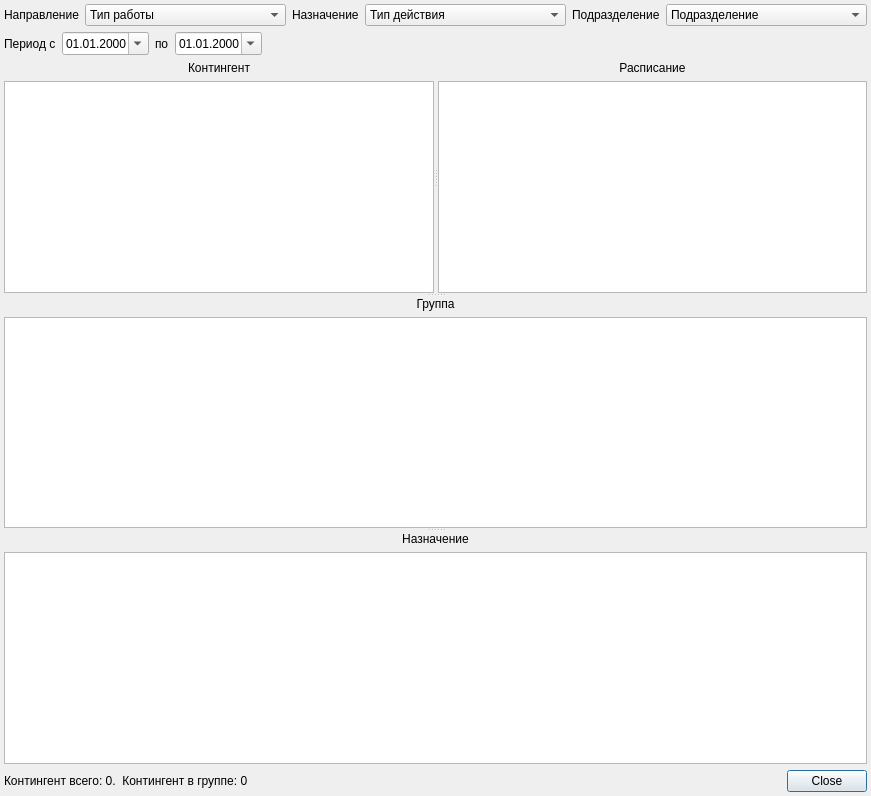
<?xml version="1.0" encoding="UTF-8"?>
<ui version="4.0">
 <class>GroupJobAppointmentDialog</class>
 <widget class="QDialog" name="GroupJobAppointmentDialog">
  <property name="geometry">
   <rect>
    <x>0</x>
    <y>0</y>
    <width>871</width>
    <height>796</height>
   </rect>
  </property>
  <property name="windowTitle">
   <string>Групповое назначение</string>
  </property>
  <layout class="QGridLayout" name="gridLayout_5">
   <property name="margin">
    <number>4</number>
   </property>
   <item row="0" column="0" colspan="2">
    <layout class="QHBoxLayout" name="horizontalLayout_2">
     <item>
      <widget class="QLabel" name="label_3">
       <property name="text">
        <string>Направление</string>
       </property>
      </widget>
     </item>
     <item>
      <widget class="CRBComboBox" name="cmbJobType">
       <property name="sizePolicy">
        <sizepolicy hsizetype="Expanding" vsizetype="Fixed">
         <horstretch>0</horstretch>
         <verstretch>0</verstretch>
        </sizepolicy>
       </property>
       <item>
        <property name="text">
         <string>Тип работы</string>
        </property>
       </item>
      </widget>
     </item>
     <item>
      <widget class="QLabel" name="label_6">
       <property name="text">
        <string>Назначение</string>
       </property>
      </widget>
     </item>
     <item>
      <widget class="CActionTypeComboBoxEx" name="cmbActionType">
       <property name="sizePolicy">
        <sizepolicy hsizetype="Expanding" vsizetype="Fixed">
         <horstretch>0</horstretch>
         <verstretch>0</verstretch>
        </sizepolicy>
       </property>
       <item>
        <property name="text">
         <string>Тип действия</string>
        </property>
       </item>
      </widget>
     </item>
     <item>
      <widget class="QLabel" name="label_7">
       <property name="text">
        <string>Подразделение</string>
       </property>
      </widget>
     </item>
     <item>
      <widget class="COrgStructureComboBox" name="cmbOrgStructure">
       <property name="sizePolicy">
        <sizepolicy hsizetype="Expanding" vsizetype="Fixed">
         <horstretch>0</horstretch>
         <verstretch>0</verstretch>
        </sizepolicy>
       </property>
       <item>
        <property name="text">
         <string>Подразделение</string>
        </property>
       </item>
      </widget>
     </item>
    </layout>
   </item>
   <item row="1" column="0" colspan="2">
    <layout class="QHBoxLayout" name="horizontalLayout">
     <item>
      <widget class="QLabel" name="label">
       <property name="text">
        <string>Период с</string>
       </property>
      </widget>
     </item>
     <item>
      <widget class="CDateEdit" name="edtBegDate">
       <property name="displayFormat">
        <string>dd.MM.yyyy</string>
       </property>
       <property name="calendarPopup">
        <bool>true</bool>
       </property>
      </widget>
     </item>
     <item>
      <widget class="QLabel" name="label_2">
       <property name="text">
        <string>по</string>
       </property>
      </widget>
     </item>
     <item>
      <widget class="CDateEdit" name="edtEndDate">
       <property name="displayFormat">
        <string>dd.MM.yyyy</string>
       </property>
       <property name="calendarPopup">
        <bool>true</bool>
       </property>
      </widget>
     </item>
     <item>
      <spacer name="horizontalSpacer">
       <property name="orientation">
        <enum>Qt::Horizontal</enum>
       </property>
       <property name="sizeHint" stdset="0">
        <size>
         <width>40</width>
         <height>20</height>
        </size>
       </property>
      </spacer>
     </item>
    </layout>
   </item>
   <item row="2" column="0" colspan="2">
    <widget class="QSplitter" name="splitter_2">
     <property name="orientation">
      <enum>Qt::Vertical</enum>
     </property>
     <widget class="QSplitter" name="splitter">
      <property name="orientation">
       <enum>Qt::Horizontal</enum>
      </property>
      <widget class="QWidget" name="widget" native="true">
       <layout class="QGridLayout" name="gridLayout">
        <item row="0" column="0">
         <widget class="QLabel" name="label_4">
          <property name="text">
           <string>Контингент</string>
          </property>
          <property name="alignment">
           <set>Qt::AlignCenter</set>
          </property>
         </widget>
        </item>
        <item row="1" column="0">
         <widget class="CTableView" name="tblEvents"/>
        </item>
       </layout>
      </widget>
      <widget class="QWidget" name="widget_2" native="true">
       <layout class="QGridLayout" name="gridLayout_2">
        <item row="0" column="0">
         <widget class="QLabel" name="label_5">
          <property name="text">
           <string>Расписание</string>
          </property>
          <property name="alignment">
           <set>Qt::AlignCenter</set>
          </property>
         </widget>
        </item>
        <item row="1" column="0">
         <widget class="CTableView" name="tblSchedule"/>
        </item>
       </layout>
      </widget>
     </widget>
     <widget class="QWidget" name="widget_3" native="true">
      <layout class="QGridLayout" name="gridLayout_3">
       <item row="0" column="0">
        <widget class="QLabel" name="label_8">
         <property name="text">
          <string>Группа</string>
         </property>
         <property name="alignment">
          <set>Qt::AlignCenter</set>
         </property>
        </widget>
       </item>
       <item row="1" column="0">
        <widget class="CInDocTableView" name="tblGroup"/>
       </item>
      </layout>
     </widget>
     <widget class="QWidget" name="widget_4" native="true">
      <layout class="QGridLayout" name="gridLayout_4">
       <item row="0" column="0">
        <widget class="QLabel" name="label_9">
         <property name="text">
          <string>Назначение</string>
         </property>
         <property name="alignment">
          <set>Qt::AlignCenter</set>
         </property>
        </widget>
       </item>
       <item row="1" column="0">
        <widget class="CTableView" name="tblActions"/>
       </item>
      </layout>
     </widget>
    </widget>
   </item>
   <item row="3" column="0">
    <widget class="QLabel" name="lblCountEvents">
     <property name="text">
      <string>Контингент всего: 0.  Контингент в группе: 0</string>
     </property>
    </widget>
   </item>
   <item row="3" column="1">
    <widget class="QDialogButtonBox" name="buttonBox">
     <property name="orientation">
      <enum>Qt::Horizontal</enum>
     </property>
     <property name="standardButtons">
      <set>QDialogButtonBox::Close</set>
     </property>
    </widget>
   </item>
  </layout>
 </widget>
 <customwidgets>
  <customwidget>
   <class>CRBComboBox</class>
   <extends>QComboBox</extends>
   <header>library/crbcombobox.h</header>
  </customwidget>
  <customwidget>
   <class>COrgStructureComboBox</class>
   <extends>QComboBox</extends>
   <header>Orgs/OrgStructComboBoxes.h</header>
  </customwidget>
  <customwidget>
   <class>CActionTypeComboBoxEx</class>
   <extends>QComboBox</extends>
   <header>Events/ActionTypeComboBoxEx.h</header>
  </customwidget>
  <customwidget>
   <class>CDateEdit</class>
   <extends>QDateEdit</extends>
   <header>library/DateEdit.h</header>
  </customwidget>
  <customwidget>
   <class>CTableView</class>
   <extends>QTableView</extends>
   <header>library/TableView.h</header>
  </customwidget>
  <customwidget>
   <class>CInDocTableView</class>
   <extends>QTableView</extends>
   <header>library/InDocTable.h</header>
  </customwidget>
 </customwidgets>
 <resources/>
 <connections>
  <connection>
   <sender>buttonBox</sender>
   <signal>accepted()</signal>
   <receiver>GroupJobAppointmentDialog</receiver>
   <slot>accept()</slot>
   <hints>
    <hint type="sourcelabel">
     <x>248</x>
     <y>254</y>
    </hint>
    <hint type="destinationlabel">
     <x>157</x>
     <y>274</y>
    </hint>
   </hints>
  </connection>
  <connection>
   <sender>buttonBox</sender>
   <signal>rejected()</signal>
   <receiver>GroupJobAppointmentDialog</receiver>
   <slot>reject()</slot>
   <hints>
    <hint type="sourcelabel">
     <x>316</x>
     <y>260</y>
    </hint>
    <hint type="destinationlabel">
     <x>286</x>
     <y>274</y>
    </hint>
   </hints>
  </connection>
 </connections>
</ui>
